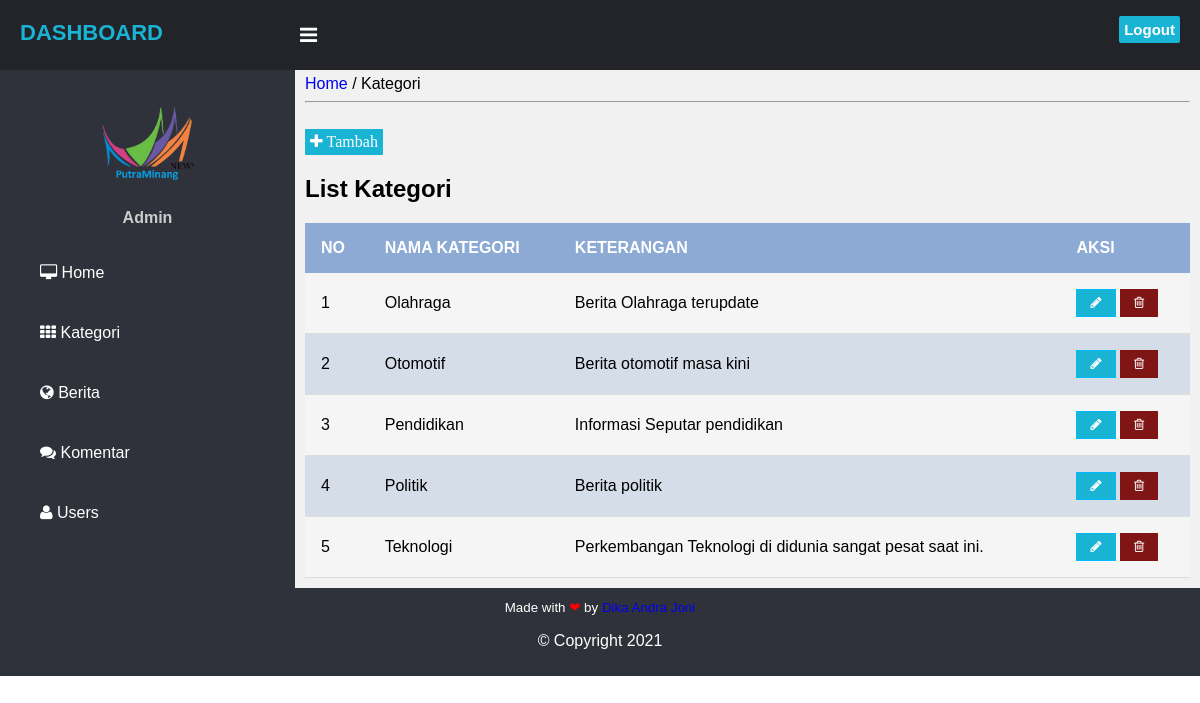
Screenshot of /admin/index.php?page=kategori (signed in) with the database file from the repository.
### tables this page shows
CREATE TABLE `kategori` (
  `id` int(11) NOT NULL,
  `nama_kategori` varchar(50) NOT NULL,
  `keterangan` varchar(300) NOT NULL
);

### admin/kategori.php (the view, shortened to what this page needs)
<a href="index.php" class="a">Home</a> / Kategori
<hr/>
<?php
$aksi=isset($_GET['aksi']) ? $_GET['aksi'] : 'list';
switch ($aksi) {
	case 'list' :
?>
<br>
<a href=?page=kategori&aksi=entri class="btn a fa fa-plus"> Tambah</a><br/>
<h2>List Kategori</h2>
<table class="table-striping">
	<tr>
		<th>No</th>
		<th>Nama Kategori</th>
		<th>Keterangan</th>
		<th>Aksi</th>
	</tr>
	<?php
	include ("koneksi.php");
	$no=1;
	$tampil=mysqli_query($koneksi,"SELECT * FROM kategori order by nama_kategori ASC");
	while ($data=mysqli_fetch_array($tampil)) {
	?>
	<tr>
		<td><?php echo $no; ?></td>
		<td><?php echo $data['nama_kategori']; ?></td>
		<td><?php echo $data['keterangan']; ?></td>
		<td><a href=?page=kategori&aksi=edit&id=<?php echo $data['id']; ?> class="btn-edit fa fa-pencil"></a>
			<a href="aksi_kategori.php?page=kategori&proses=hapus&id=<?php echo $data['id']; ?>" onclick="return confirm('Yakin akan menghapus data ?');" class="btn-hapus fa fa-trash-o"></a></td>
	</tr>
	<?php
		$no++;
	}
	?>
</table>
<?php
	break;
?>
<?php
}
?>

### css/style.css (style rules this page uses)
:root { --page-header-bgColor: #242e42; --page-header-bgColor-hover: #1d2636; --page-header-txtColor: #dde9f8; --page-header-headingColor: #7889a4; --page-header-width: 220px; --page-content-bgColor: #ffffff; --page-content-txtColor: #171616; --page-content-blockColor: #fff; --white: #fff; --black: #333; --blue: #00b9eb; --red: #ec1848; --border-radius: 4px; --box-shadow: 0 0 10px -2px rgba(0, 0, 0, 0.075); }
body { margin: 0; padding: 0; font-family: Arial, Helvetica, sans-serif; }
.btn { padding: 5px; background: #19B3D3; text-decoration: none; border-radius: 1px; font-size: 16px; font-weight: 600; color: #fff; transition: 0.5s; transition-property: background; }
.a { text-decoration:none; }
.btn-hapus { border: 1px solid #801515; background-color: #801515; color: #FFFFFF; font-size: 13px; padding: 0.5em 1em 0.5em 1em; text-decoration:none; }
.btn-edit { border: 1px solid #0bf; background-color: #19B3D3; color: #FFFFFF; font-size: 13px; padding: 0.5em 1em 0.5em 1em; text-decoration:none; }
.table-striping { width: 100%; border-collapse: collapse; }
.table-striping th { background: #8CAAD4; color: #FFFFFF; padding: 1em; text-align: left; text-transform: uppercase; }
.table-striping td { border-bottom: 1px solid #ddd; padding: 1em; }
.table-striping tr:nth-child(even) { background: #F5F5F5; }
.table-striping tr:nth-child(odd) { background: #D5DDE8; }

### rows the page displays
kategori: nama_kategori "Olahraga", keterangan "Berita Olahraga terupdate"
kategori: nama_kategori "Otomotif", keterangan "Berita otomotif masa kini"
kategori: nama_kategori "Pendidikan", keterangan "Informasi Seputar pendidikan"
kategori: nama_kategori "Politik", keterangan "Berita politik"
kategori: nama_kategori "Teknologi", keterangan "Perkembangan Teknologi di didunia sangat pesat saat ini."
